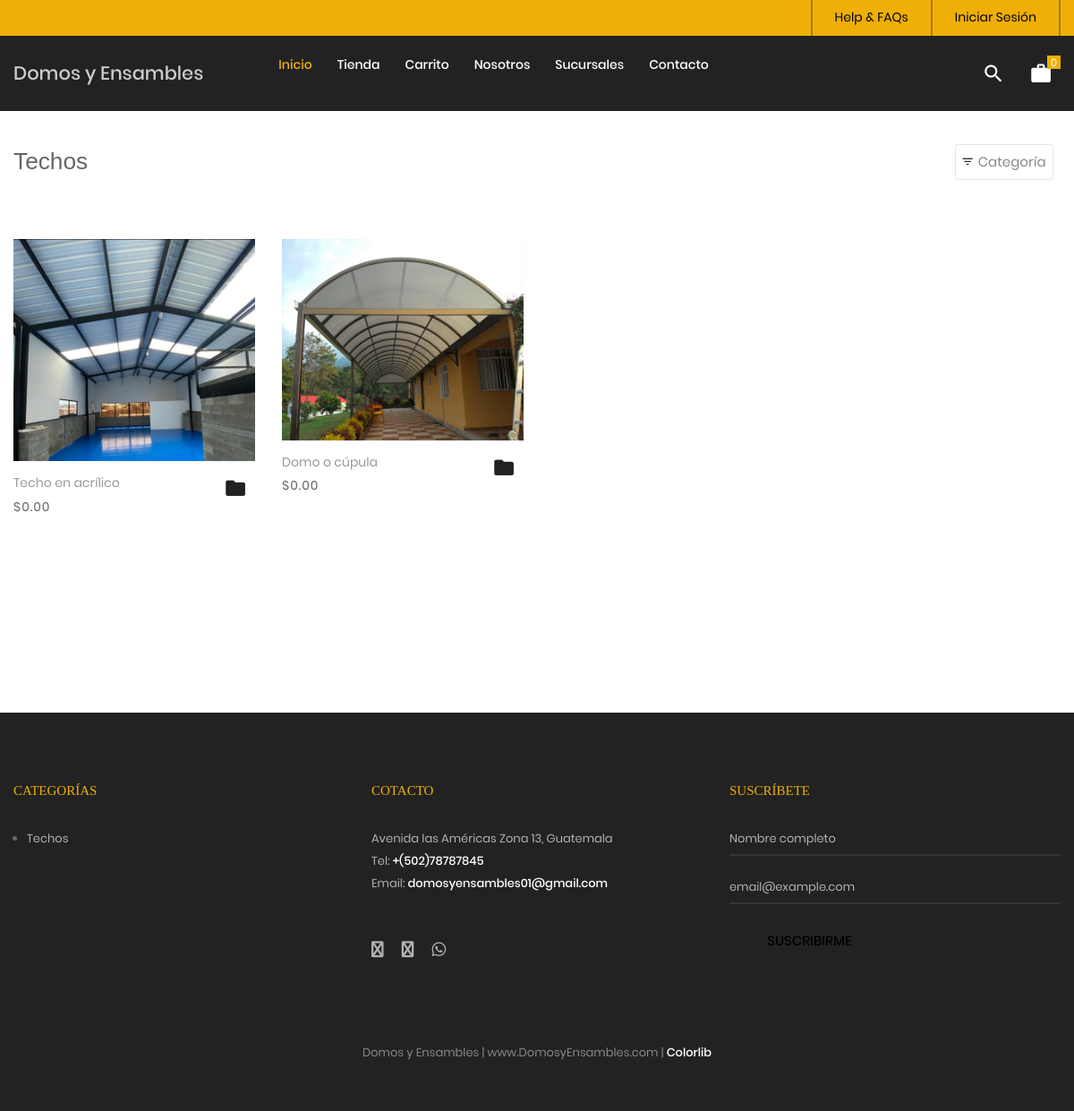
Page /tienda/categoria/1/techos on the committed database.
### tables this page shows
CREATE TABLE `producto` (
  `idproducto` bigint(20) NOT NULL,
  `categoriaid` bigint(20) NOT NULL,
  `codigo` varchar(30) NOT NULL,
  `nombre` varchar(255) NOT NULL,
  `descripcion` text NOT NULL,
  `imagen` varchar(100) DEFAULT NULL,
  `datecreated` datetime NOT NULL DEFAULT current_timestamp(),
  `ruta` varchar(255) NOT NULL,
  `status` int(11) NOT NULL DEFAULT 1
);

CREATE TABLE `categoria` (
  `idcategoria` bigint(20) NOT NULL,
  `nombre` varchar(255) NOT NULL,
  `descripcion` text NOT NULL,
  `portada` varchar(100) NOT NULL,
  `datecreated` datetime NOT NULL DEFAULT current_timestamp(),
  `ruta` varchar(255) NOT NULL,
  `status` int(11) NOT NULL DEFAULT 1
);

### Libraries/Core/Views.php (called while the page is built)
<?php
	class Views
	{
		function getView($controller,$view,$data="")
		{
			$controller = get_class($controller);
			if($controller == "Home"){
				$view = "Views/".$view.".php";
			}else{
				$view = "Views/".$controller."/".$view.".php";
			}
			require_once ($view);
		}
	}
 ?>

### index.php (called while the page is built, shortened)
<?php
	require_once("Helpers/Helpers.php");
	require_once("Libraries/Core/Load.php");
 ?>

### Libraries/Core/Mysql.php (called while the page is built, shortened)
<?php
	class Mysql extends Conexion
	{
		private $conexion;
		function __construct()
		{
			$this->conexion = new Conexion();
			$this->conexion = $this->conexion->conect();
		}
		public function select(string $query)
		{
			$this->strquery = $query;
        	$result = $this->conexion->prepare($this->strquery);
			$result->execute();
        	$data = $result->fetch(PDO::FETCH_ASSOC);
        	return $data;
		}
		public function select_all(string $query)
		{
			$this->strquery = $query;
        	$result = $this->conexion->prepare($this->strquery);
			$result->execute();
        	$data = $result->fetchall(PDO::FETCH_ASSOC);
        	return $data;
		}
	}
 ?>

### Libraries/Core/Conexion.php (called while the page is built)
<?php
class Conexion{
	private $conect;
	public function __construct(){
		$connectionString = "mysql:host=".DB_HOST.";dbname=".DB_NAME.";charset=".DB_CHARSET;
		try{
			$this->conect = new PDO($connectionString, DB_USER, DB_PASSWORD);
			$this->conect->setAttribute(PDO::ATTR_ERRMODE, PDO::ERRMODE_EXCEPTION);
		}catch(PDOException $e){
			$this->conect = 'Error de conexión';
		    echo "ERROR: " . $e->getMessage();
		}
	}
	public function conect(){
		return $this->conect;
	}
}
?>

### Models/TProducto.php (called while the page is built, shortened)
<?php
require_once("Libraries/Core/Mysql.php");
trait TProducto{
	public function getProductosCategoriaT(int $idcategoria, string $ruta, $desde = null, $porpagina = null){
		$this->intIdcategoria = $idcategoria;
		$this->strRuta = $ruta;
		$where = "";
		if(is_numeric($desde) AND is_numeric($porpagina)){
			$where = " LIMIT ".$desde.",".$porpagina;
		}
		$this->con = new Mysql();
		$sql_cat = "SELECT idcategoria,nombre,ruta FROM categoria WHERE idcategoria = '{$this->intIdcategoria}'";
		$request = $this->con->select($sql_cat);
		if(!empty($request)){
			$this->strCategoria = $request['nombre'];
			$this->strRutaCategoria = $request['ruta'];
			$sql = "SELECT p.idproducto,
							p.codigo,
							p.nombre,
							p.descripcion,
							p.categoriaid,
							c.nombre as categoria,
							p.ruta
					FROM producto p
					INNER JOIN categoria c
					ON p.categoriaid = c.idcategoria
					WHERE p.status != 0 AND p.categoriaid = $this->intIdcategoria AND c.ruta = '{$this->strRuta}'
					ORDER BY p.idproducto DESC ".$where;
					$request = $this->con->select_all($sql);
					if(count($request) > 0){
						for ($c=0; $c < count($request) ; $c++) {
							$intIdProducto = $request[$c]['idproducto'];
							$sqlImg = "SELECT img
									FROM imagen
									WHERE productoid = $intIdProducto";
							$arrImg = $this->con->select_all($sqlImg);
							if(count($arrImg) > 0){
								for ($i=0; $i < count($arrImg); $i++) {
									$arrImg[$i]['url_image'] = media().'/images/uploads/'.$arrImg[$i]['img'];
								}
							}
							$request[$c]['images'] = $arrImg;
						}
					}
			$request = array('idcategoria' => $this->intIdcategoria,
								'ruta' => $this->strRutaCategoria,
								'categoria' => $this->strCategoria,
								'productos' => $request
							);
		}
		return $request;
	}
}
 ?>

### Helpers/Helpers.php (called while the page is built, shortened)
<?php
	function base_url()
	{
		return BASE_URL;
	}
    function footerTienda($data="")
    {
        $view_footer = "Views/Template/footer_tienda.php";
        require_once ($view_footer);
    }
    function formatMoney($cantidad){
        $cantidad = number_format($cantidad,2,SPD,SPM);
        return $cantidad;
    }
    function getCatFooter(){
        require_once ("Models/CategoriasModel.php");
        $objCategoria = new CategoriasModel();
        $request = $objCategoria->getCategoriasFooter();
        return $request;
    }
    function getInfoPage(int $idpagina){
        require_once("Libraries/Core/Mysql.php");
        $con = new Mysql();
        $sql = "SELECT * FROM post WHERE idpost = $idpagina";
        $request = $con->select($sql);
        return $request;
    }
 ?>

### Models/CategoriasModel.php (called while the page is built, shortened)
<?php
	class CategoriasModel extends Mysql
	{
		public function getCategoriasFooter(){
			$sql = "SELECT idcategoria, nombre, descripcion, portada, ruta
					FROM categoria WHERE  status = 1 AND idcategoria IN (".CAT_FOOTER.")";
			$request = $this->select_all($sql);
			if(count($request) > 0){
				for ($c=0; $c < count($request) ; $c++) {
					$request[$c]['portada'] = BASE_URL.'/Assets/images/uploads/'.$request[$c]['portada'];
				}
			}
			return $request;
		}
	}
 ?>

### Views/Tienda/categoria.php (the view, shortened to what this page needs)
<?php
$arrProductos = $data['productos'];
 ?>
<br><br><br>
	<div class="bg0 m-t-23 p-b-140">
		<div class="container">
			<div class="flex-w flex-sb-m p-b-52">
				<div class="flex-w flex-l-m filter-tope-group m-tb-10">
					<h3><?= $data['page_title']; ?></h3>
				</div>
				<div class="flex-w flex-c-m m-tb-10">
					<div class="flex-c-m stext-106 cl6 size-104 bor4 pointer hov-btn3 trans-04 m-r-8 m-tb-4 js-show-filter">
						<i class="icon-filter cl2 m-r-6 fs-15 trans-04 zmdi zmdi-filter-list"></i>
						 Categoría &nbsp;
					</div>
				</div>
			</div>
			<div class="row isotope-grid">
			<?php
			if(!empty($arrProductos)){
				for ($p=0; $p < count($arrProductos); $p++) {
					$ruta = $arrProductos[$p]['ruta'];
					if(count($arrProductos[$p]['images']) > 0 ){
						$portada = $arrProductos[$p]['images'][0]['url_image'];
					}else{
						$portada = media().'/images/uploads/product.png';
					}
			 ?>
				<div class="col-sm-6 col-md-4 col-lg-3 p-b-35 isotope-item women">
					<div class="block2">
						<div class="block2-pic hov-img0">
							<img src="<?= $portada ?>" alt="<?= $arrProductos[$p]['nombre'] ?>">
						</div>
						<div class="block2-txt flex-w flex-t p-t-14">
							<div class="block2-txt-child1 flex-col-l ">
								<a href="<?= base_url().'/tienda/producto/'.$arrProductos[$p]['idproducto'].'/'.$ruta; ?>" class="stext-104 cl4 hov-cl1 trans-04 js-name-b2 p-b-6">
									<?= $arrProductos[$p]['nombre'] ?>
								</a>
								<span class="stext-105 cl3">
									<?= SMONEY.formatMoney($arrProductos[$p]['precio']); ?>
								</span>
							</div>
							<div class="block2-txt-child2 flex-r p-t-3">
								<a href="#"
								 id="<?= openssl_encrypt($arrProductos[$p]['idproducto'],METHODENCRIPT,KEY); ?>"
								 class="btn-addwish-b2 dis-block pos-relative js-addwish-b2 js-addcart-detail
								 icon-header-item cl2 hov-cl1 trans-04 p-l-22 p-r-11
								 ">
									<i class="zmdi zmdi-folder"></i>
								</a>
							</div>
						</div>
					</div>
				</div>
			<?php
				}
			}else{
				?>
			<p>No hay productos para mostrar <a href="<?= base_url() ?>/tienda"> Ver productos</a></p>
			<?php
			}
			?>
			</div>
			<?php
				if(count($data['productos']) > 0){
			 ?>
			<div class="flex-c-m flex-w w-full p-t-45">
			</div>
			<?php
				}
			 ?>
		</div>
	</div>
<?php
	footerTienda($data);
?>

### Views/Template/footer_tienda.php (shortened to what this page needs)
	<?php
		$catFotter = getCatFooter();
	 ?>
	<footer class="bg3 p-t-75 p-b-32">
		<div class="container">
			<div class="row">
				<div class="col-sm-6 col-lg-4 p-b-50">
					<h4 class="stext-301 cl1 p-b-30">
						Categorías
					</h4>
					<?php if(count($catFotter) > 0){ ?>
					<ul>
						<?php foreach ($catFotter as $cat) { ?>
						<li class="p-b-10">
							<a href="<?= base_url() ?>/tienda/categoria/<?= $cat['idcategoria'].'/'.$cat['ruta'] ?>" class="stext-107 cl7 hov-cl1 trans-04">
								<?= $cat['nombre'] ?>
							</a>
						</li>
						<?php } ?>
					</ul>
					<?php } ?>
				</div>
				<div class="col-sm-6 col-lg-4 p-b-50">
					<h4 class="stext-301 cl1 p-b-30">
						Cotacto
					</h4>
					<p class="stext-107 cl7 size-201">
						<?= DIRECCION ?> <br>
						Tel: <a class="linkFooter" href="tel:<?= TELEMPRESA ?>"><?= TELEMPRESA ?></a><br>
						Email: <a class="linkFooter" href="mailto:<?= EMAIL_EMPRESA ?>"><?= EMAIL_EMPRESA ?></a>
					</p>
					<div class="p-t-27">
						<a href="<?= FACEBOOK ?>" target="_blanck" class="fs-18 cl7 hov-cl1 trans-04 m-r-16">
							<i class="fa fa-facebook"></i>
						</a>
						<a href="<?= INSTAGRAM ?>" target="_blanck"  class="fs-18 cl7 hov-cl1 trans-04 m-r-16">
							<i class="fa fa-instagram"></i>
						</a>
						<a href="https://wa.me/<?= WHATSAPP ?>" target="_blanck"  class="fs-18 cl7 hov-cl1 trans-04 m-r-16">
							<i class="fab fa-whatsapp"></i>
						</a>
					</div>
				</div>
				<div class="col-sm-6 col-lg-4 p-b-50">
					<h4 class="stext-301 cl1 p-b-30">
						Suscríbete
					</h4>
					<form id="frmSuscripcion" name="frmSuscripcion">
						<div class="wrap-input1 w-full p-b-4">
							<input class="input1 bg-none plh1 stext-107 cl7" type="text" id="nombreSuscripcion" name="nombreSuscripcion" placeholder="Nombre completo" required>
						</div>
						<br>
						<div class="wrap-input1 w-full p-b-4">
							<input class="input1 bg-none plh1 stext-107 cl7" type="email" id="emailSuscripcion" name="emailSuscripcion" placeholder="email@example.com" required >
						</div>
						<div class="p-t-18">
							<button class="flex-c-m stext-101 cl0 size-103 bg1 bor1 hov-btn2 p-lr-15 trans-04">
								Suscribirme
							</button>
						</div>
					</form>
				</div>
			</div>
			<div class="p-t-40">
				<p class="stext-107 cl6 txt-center">
					<?= NOMBRE_EMPESA; ?> | <?= WEB_EMPRESA; ?> | <a href="https://colorlib.com" target="_blank">Colorlib</a>
				</p>
			</div>
		</div>
	</footer>
</body>
</html>

### Assets/tienda/css/main.css (style rules this page uses)
.container { max-width: 1380px; }
@media (max-width: 1600px) { .container { max-width: 1200px; } }
.container p { margin-bottom: 20px; }
.container ul, .container ol { margin-left: 15px; margin-bottom: 20px; }
.container ul, .container ul li { list-style: initial; }
.icon-header-item { position: relative; font-size: 26px; line-height: 1; cursor: pointer; }
.block2-pic { position: relative; }
.block2-txt-child1 { width: calc(100% - 30px); }
.block2-txt-child2 { width: 30px; }
.cl0 { color: rgb(0, 0, 0); }
.cl1 { color: #EFAF06; }
.cl2 { color: #222 }
.cl3 { color: #666; }
.cl4 { color: #999; }
.cl6 { color: #888; }
.cl7 { color: #b2b2b2; }
.stext-101 { font-family: Poppins-Medium; font-size: 15px; line-height: 1.466667; text-transform: uppercase; }
.stext-104 { font-family: Poppins-Regular; font-size: 14px; line-height: 1.466667; }
.stext-105 { font-family: Poppins-Regular; font-size: 14px; line-height: 1.466667; letter-spacing: 1px; }
.stext-106 { font-family: Poppins-Regular; font-size: 15px; line-height: 1.2; }
.stext-107 { font-family: Poppins-Regular; font-size: 13px; line-height: 1.923; }
.stext-301 { font-family: Montserrat-Bold; font-size: 15px; line-height: 1.6; text-transform: uppercase; }
.size-103 { min-width: 179px; height: 46px; }
.size-104 { min-width: 94px; height: 40px; }
.size-201 { max-width: 270px; }
.bg-none { background-color: transparent; }
.bg0 { background-color: #fff; }
.bg1 { background-color: #222222; }
.bg3 { background-color: #222; }
.bor1 { border-radius: 23px; }
.bor4 { border: 1px solid #e6e6e6; border-radius: 3px; }
.wrap-input1 { position: relative; border-bottom: 2px solid rgba(204,204,204, 0.1); }
.input1 { background-color: transparent; width: 100%; }
.hov-img0 { display: block; overflow: hidden; }
.hov-img0 img { width: 100%; -webkit-transition: transform 0.9s ease; -o-transition: transform 0.9s ease; -moz-transition: transform 0.9s ease; transition: transform 0.9s ease; }
.linkFooter { color: #FFF !important; }

### rows in the picture
producto: shows a picture, nombre "Techo en acrílico", precio "0.00"
producto: shows a picture, nombre "Domo o cúpula", precio "0.00"
categoria: nombre "Techos"

### other values in the picture
$data['page_title'] "Techos"
DIRECCION "Avenida las Américas Zona 13, Guatemala"
TELEMPRESA "+(502)78787845"
EMAIL_EMPRESA "domosyensambles01@gmail.com"
NOMBRE_EMPESA "Domos y Ensambles"
WEB_EMPRESA "www.DomosyEnsambles.com"
